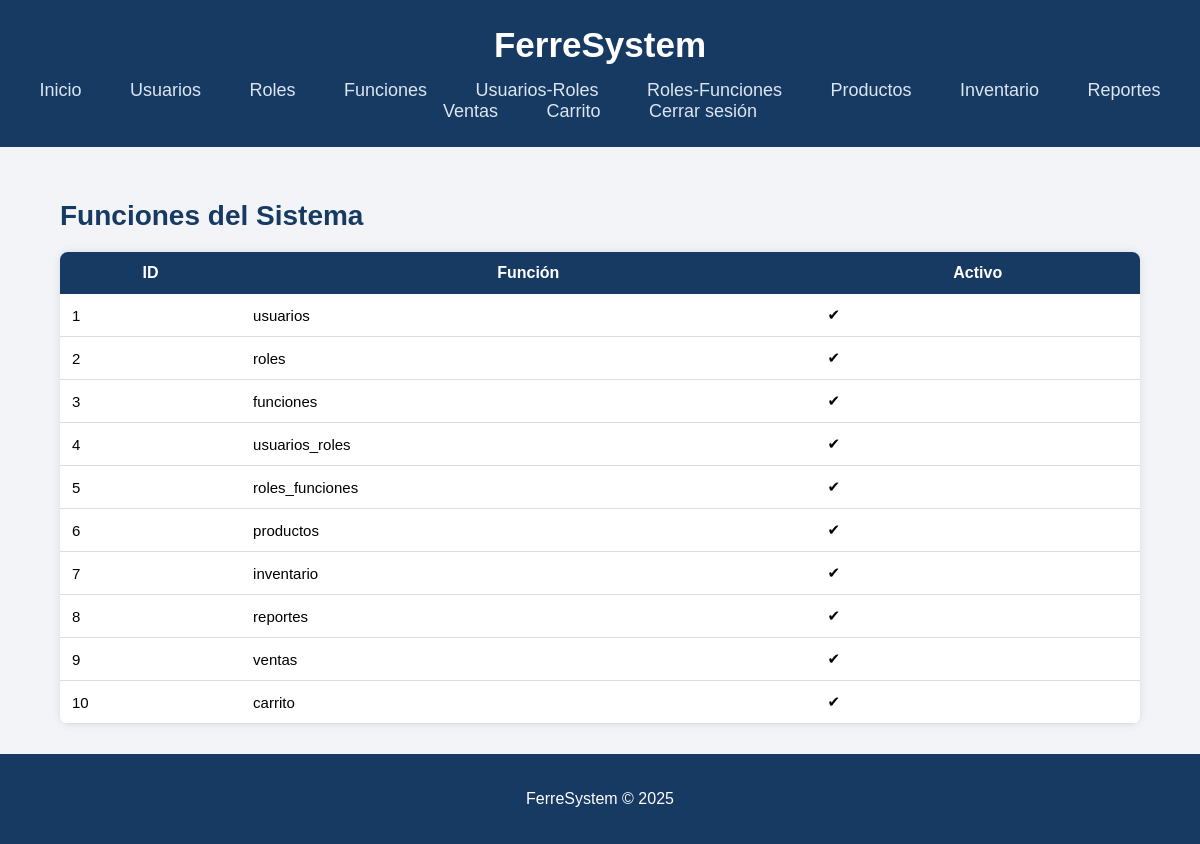
The page /?controller=function&action=index (signed in) on the database its author committed.
### tables this page shows
CREATE TABLE `functions` (
  `id` int(11) NOT NULL,
  `name` varchar(150) NOT NULL,
  `active` tinyint(1) DEFAULT 1
);

### src/Controllers/Function/FunctionController.php (called while the page is built, shortened)
<?php
class FunctionController
{
    public function index()
    {
        $dao = new FunctionDAO();
        $functions = $dao->getAll();
        require __DIR__ . "/../../Views/functions/index.php";
        $content = ob_get_clean();
        require __DIR__ . "/../../Views/layout.php";
    }
}

### src/DAO/Function/FunctionDAO.php (called while the page is built, shortened)
<?php
class FunctionDAO
{
    public function getAll()
    {
        $db = Database::connect();
        $sql = "SELECT * FROM functions ORDER BY id ASC";
        return $db->query($sql)->fetchAll(PDO::FETCH_ASSOC);
    }
}

### src/Views/functions/index.php (the view)
<h2>Funciones del Sistema</h2>
<table class="table">
    <thead>
        <tr>
            <th>ID</th>
            <th>Función</th>
            <th>Activo</th>
        </tr>
    </thead>
    <tbody>
        <?php foreach ($functions as $f): ?>
            <tr>
                <td><?= $f["id"] ?></td>
                <td><?= $f["name"] ?></td>
                <td><?= $f["active"] ? "✔" : "✖" ?></td>
            </tr>
        <?php endforeach; ?>
    </tbody>
</table>

### public/index.php (shortened to what this page needs)
<?php
$controller = $_GET["controller"] ?? "auth";
$action     = $_GET["action"] ?? null;
$defaultActions = [
    "inventory"    => "index",
    "product"      => "index",
    "cart"         => "index",
    "sale"         => "index",
    "home"         => "index",
    "report"       => "index",
    "purchase"     => "index",
    "role"         => "index",
    "roleFunction" => "index",
    "userRole"     => "index",
    "user"         => "index",
    "checkout"     => "start",
];
if (isset($defaultActions[$controller])) {
    $action = $action ?? $defaultActions[$controller];
} else {
    $action = $action ?? "login";
}
$map = [
    "auth"         => "Controllers\\Auth\\AuthController",
    "home"         => "Controllers\\Home\\HomeController",
    "user"         => "Controllers\\User\\UserController",
    "userRole"     => "Controllers\\UserRole\\UserRoleController",
    "role"         => "Controllers\\Role\\RoleController",
    "roleFunction" => "Controllers\\RoleFunction\\RoleFunctionController",
    "function"     => "Controllers\\Function\\FunctionController",
    "product"      => "Controllers\\Product\\ProductController",
    "inventory"    => "Controllers\\Inventory\\InventoryController",
    "purchase"     => "Controllers\\Purchase\\PurchaseController",
    "sale"         => "Controllers\\Sale\\SaleController",
    "cart"         => "Controllers\\Cart\\CartController",
    "report"       => "Controllers\\Report\\ReportController",
    "checkout"     => "Controllers\\Checkout\\CheckoutController",
];
$controllerName = $map[$controller] ?? null;
if ($controllerName && class_exists($controllerName)) {
    $obj = new $controllerName();
    if (method_exists($obj, $action)) {
        $obj->$action();
    } else {
        echo "Acción '$action' no encontrada.";
    }
} else {
    echo "Controlador '$controllerName' no encontrado.";
}

### src/Views/layout.php (shortened to what this page needs)
<!DOCTYPE html>
<html lang="es">
<head>
    <link rel="stylesheet" href="/FerreSystem/public/css/styles.css">
</head>
<body>
<header class="header">
    <h1 class="logo">FerreSystem</h1>
    <nav class="menu">
        <a href="?controller=home&action=index">Inicio</a>
        <?php if (!empty($_SESSION["user"])): ?>
            <?php $role = $_SESSION["user"]["role"]; ?>
            <?php if ($role === "admin"): ?>
                <a href="?controller=user&action=index">Usuarios</a>
                <a href="?controller=role&action=index">Roles</a>
                <a href="?controller=function&action=index">Funciones</a>
                <a href="?controller=userRole&action=index">Usuarios-Roles</a>
                <a href="?controller=roleFunction&action=index">Roles-Funciones</a>
                <a href="?controller=product&action=index">Productos</a>
                <a href="?controller=inventory&action=index">Inventario</a>
                <a href="?controller=report&action=index">Reportes</a>
                <a href="?controller=sale&action=index">Ventas</a>
                <a href="?controller=cart&action=index">Carrito</a>
            <?php endif; ?>
            <a href="?controller=auth&action=logout">Cerrar sesión</a>
        <?php endif; ?>
    </nav>
</header>
<main class="content">
    <?= $content ?>
</main>
<footer class="footer">
    <p>FerreSystem © <?= date("Y") ?></p>
</footer>
</body>
</html>

### public/css/styles.css (style rules this page uses)
html, body { height: 100%; margin: 0; }
body { display: flex; flex-direction: column; font-family: Arial, sans-serif; background: #f2f4f7; color: #000 !important; }
main { flex: 1; padding: 30px 60px; }
header { background: #173a63; padding: 25px 0; text-align: center; color: white; }
header h1 { margin: 0; font-size: 35px; }
nav { margin-top: 15px; }
nav a { color: #dce6f2 !important; margin: 0 12px; text-decoration: none; font-size: 18px; padding: 6px 10px; border-radius: 5px; }
h2 { font-size: 28px; color: #173a63; margin-bottom: 20px; }
table { width: 100%; border-collapse: collapse; background: white; border-radius: 8px; overflow: hidden; box-shadow: 0px 0px 8px rgba(0,0,0,0.1); }
table th { background: #173a63; color: white !important; padding: 12px; font-size: 16px; }
table td { padding: 12px; border-bottom: 1px solid #ddd; font-size: 15px; color: #000 !important; }
footer { padding: 20px; background: #173a63; color: white; text-align: center; }

### rows shown on the page
functions: id "1", name "usuarios"
functions: id "2", name "roles"
functions: id "3", name "funciones"
functions: id "4", name "usuarios_roles"
functions: id "5", name "roles_funciones"
functions: id "6", name "productos"
functions: id "7", name "inventario"
functions: id "8", name "reportes"
functions: id "9", name "ventas"
functions: id "10", name "carrito"
